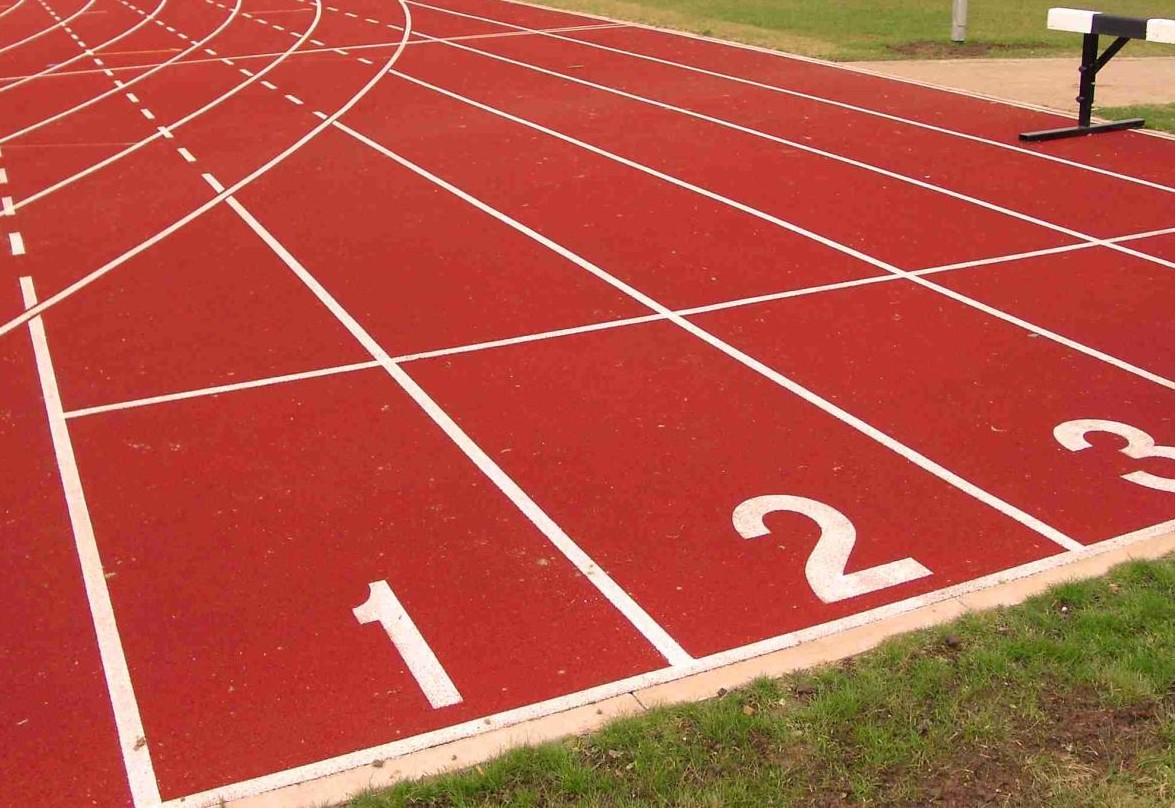
//> input picture POMconfig (generate rectangle)/x64/Debug/main.jpg, 1175 x 808 px
$ ./main ../x64/Debug/main.jpg ../x64/Debug/main.jpg   (built with g++ and OpenCV 4)
//> lines starting //> are read from the running program, lines starting //| are printed output that depends on the picture; after the words box and inside, x2 and y2 are one past the last pixel; in counts of white or black regions, pixels touching at a corner belong together
#include <opencv2/core/core.hpp>
#include <opencv2/highgui/highgui.hpp>
#include "opencv2/imgproc/imgproc.hpp"
#include "opencv2/calib3d/calib3d.hpp"
#include <iostream>
#include <limits>
#include <numeric>
using namespace cv;
using namespace std;

// We need 4 corresponding 2D points(x,y) to calculate homography.
vector<Point2f> left_image;      // Stores 4 points(x,y) of the logo image. Here the four points are 4 corners of image.
vector<Point2f> right_image;    // stores 4 points that the user clicks(mouse left click) in the main image.

								// Image containers for main and logo image
Mat imageMain;
Mat imageLogo;

// Function to add main image and transformed logo image and show final output.
// Icon image replaces the pixels of main image in this implementation.
void showFinal(Mat src1, Mat src2, Point p11, Point p12, Point p21, Point p22)
{
	Mat gray, gray_inv, src1final, src2final;
	cvtColor(src2, gray, CV_BGR2GRAY);
	threshold(gray, gray, 0, 255, CV_THRESH_BINARY);
	//adaptiveThreshold(gray,gray,255,ADAPTIVE_THRESH_MEAN_C,THRESH_BINARY,5,4);
	bitwise_not(gray, gray_inv);
	src1.copyTo(src1final, gray_inv);
	src2.copyTo(src2final, gray);
	Mat finalImage = src1final + src2final;
	rectangle(finalImage, p11, p22, (0, 255, 0), -1);

	namedWindow("output", WINDOW_AUTOSIZE);
	imshow("output", finalImage);
}

Point transformPoint(Mat H, double point[]) {
	double Z =	H.at<double>(2, 0) * point[0] +
				H.at<double>(2, 1) * point[1] +
				H.at<double>(2, 2) * point[2];
	int x = (int)((	H.at<double>(0, 0) * point[0] +
					H.at<double>(0, 1) * point[1] +
					H.at<double>(0, 2) * point[2]) / Z);
	int y = (int)((	H.at<double>(1, 0) * point[0] +
					H.at<double>(1, 1) * point[1] +
					H.at<double>(1, 2) * point[2]) / Z);
	Point tP(x, y);
	return tP;
}

void on_mouse(int e, int x, int y, int d, void *ptr)
{
	if (e == EVENT_LBUTTONDOWN)
	{
		// location (2 points which defines the width of the rectangle)
		double location1[3] = { x + 10, y - 20, 1 };
		double location2[3] = { x - 10, y + 20, 1 };
 		cout << "top location: " << x << ", " << y << endl;

		// Homography matrix
		double m1[3][3] = { { 0.07326423072601404, -1.23425226989803, 668.9999999999999 },
						   { 0.1007617627064437, 0.0542285795076401, 314 },
						   { -0.0007532626665634242, -0.0003505281198382014, 1 } };
		Mat H1 = Mat(3, 3, CV_64F, m1); // ground plane

		double m2[3][3] = { { 0.03621893511882955, -1.220173493264751, 669 },
							{ 0.04341408503409805, 0.06151861566769743, 255.0000000000001 },
							{ -0.0007863490696360756, -0.0003948695864289178, 1 } };
		Mat H2 = Mat(3, 3, CV_64F, m2); // head plane

		// calculate points transformations
		Point headP1(transformPoint(H2, location1));
		Point groundP1(transformPoint(H1, location1));

		Point headP2(transformPoint(H2, location2));
		Point groundP2(transformPoint(H1, location2));

		Mat logoWarped;
		// Warp the logo image to change its perspective
		warpPerspective(imageLogo, logoWarped, H1, imageMain.size());
		showFinal(imageMain, logoWarped, headP1, groundP1, headP2, groundP2);
	}
}


int main(int argc, char** argv)
{
	//  We need tow argumemts. "Main image" and "logo image"
	if (argc != 3)
	{
		std::cout << " Usage: error" << endl;
		return -1;
	}


	// Load images from arguments passed.
	imageMain = imread(argv[1], CV_LOAD_IMAGE_COLOR);
//> imageMain is the input picture: 808 rows x 1175 cols, CV_8UC3; mean B, G, R 67.4, 83.6, 182.7
	imageLogo = imread(argv[2], CV_LOAD_IMAGE_COLOR);
	// Push the 4 corners of the logo image as the 4 points for correspondence to calculate homography.
	left_image.push_back(Point2f(float(0), float(0)));
	left_image.push_back(Point2f(float(0), float(imageLogo.rows)));
//> left_image = 2 Points (x, y): [0, 0], [0, 808]
	left_image.push_back(Point2f(float(imageLogo.cols), float(imageLogo.rows)));
	left_image.push_back(Point2f(float(imageLogo.cols), float(0)));


	namedWindow("Display window", WINDOW_AUTOSIZE);// Create a window for display.
	imshow("Display window", imageLogo);

	setMouseCallback("Display window", on_mouse, NULL);


	//  Press "Escape button" to exit
	while (1)
	{
		int key = cvWaitKey(10);
//> the left mouse button is pressed and released at (293, 202)
//> in on_mouse, `warpPerspective(imageLogo, logoWarped, H1, imageMain.size());`:
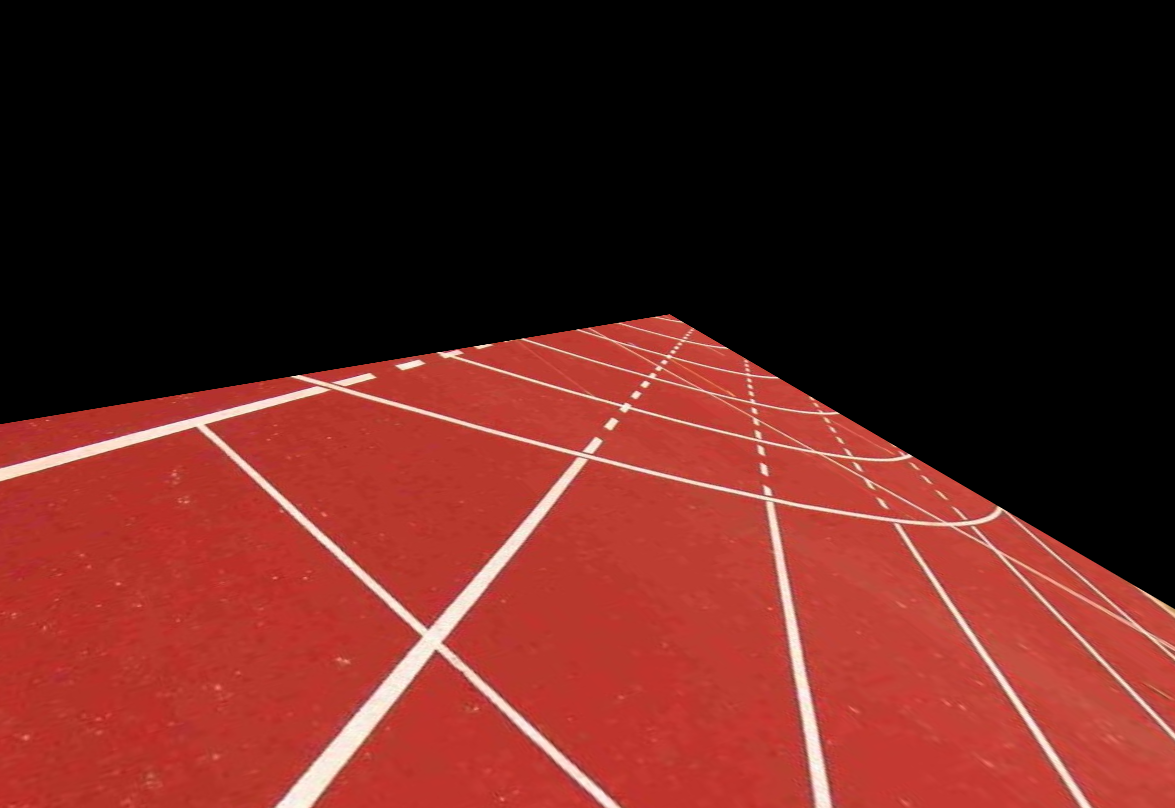
//> logoWarped: 808 rows x 1175 cols, CV_8UC3; mean B, G, R 29.7, 34.6, 94.4
//> in showFinal, `threshold(gray, gray, 0, 255, CV_THRESH_BINARY);`:
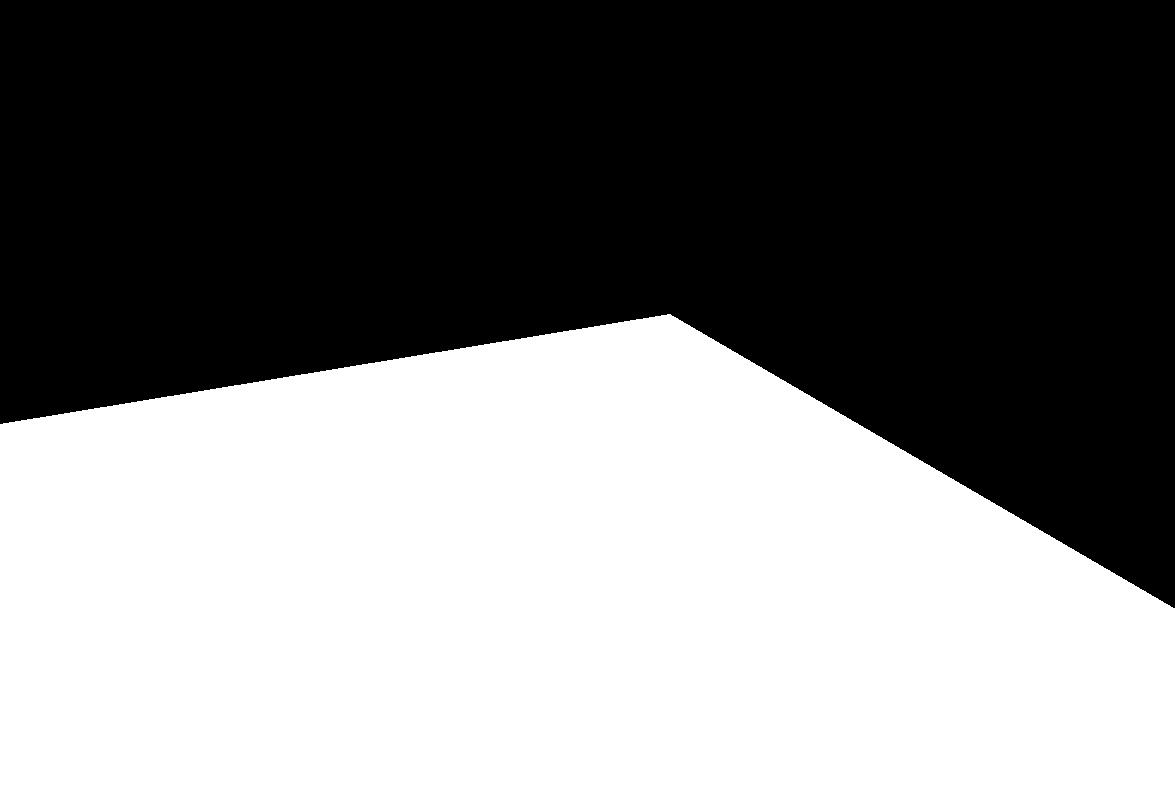
//> gray: 808 rows x 1175 cols, CV_8UC1; 49.4% white; 1 white region, box (x1, y1, x2, y2) and area: (0, 314, 1175, 808) 469181
//> in showFinal, `src1.copyTo(src1final, gray_inv);`:
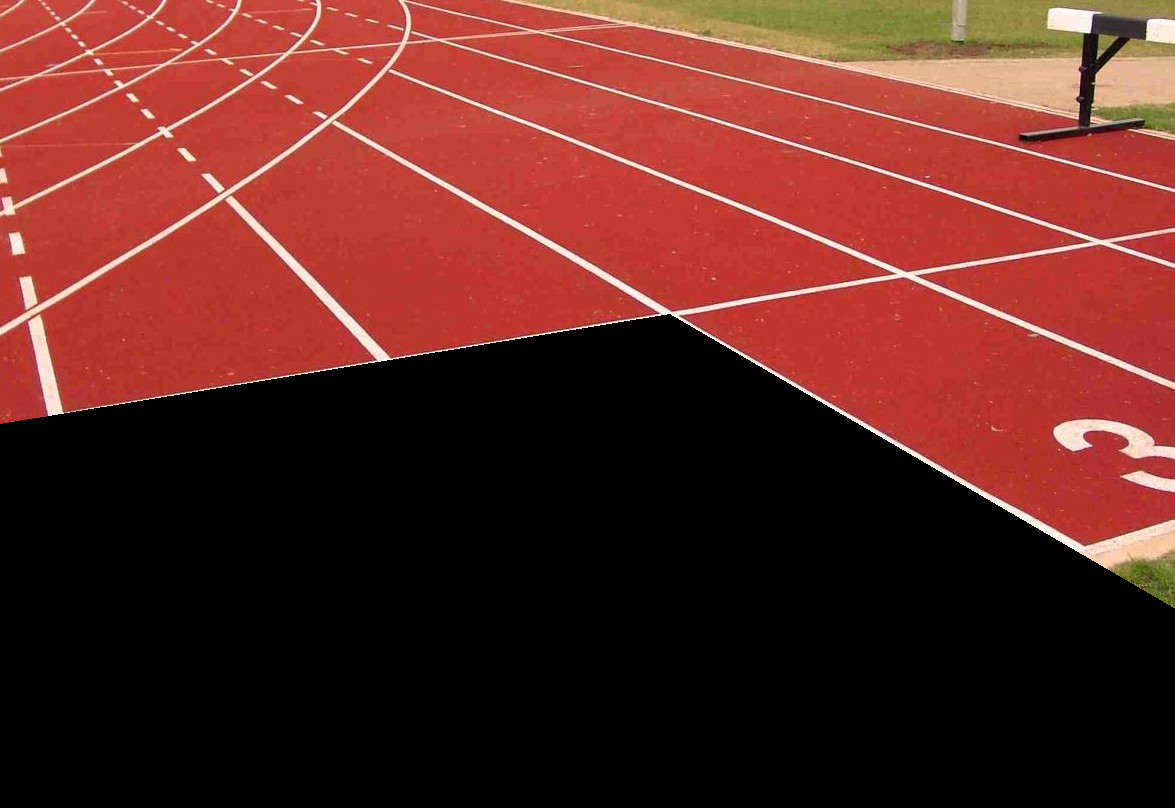
//> src1final: 808 rows x 1175 cols, CV_8UC3; mean B, G, R 33.9, 40.8, 95.7
//> in showFinal, `rectangle(finalImage, p11, p22, (0, 255, 0), -1);`:
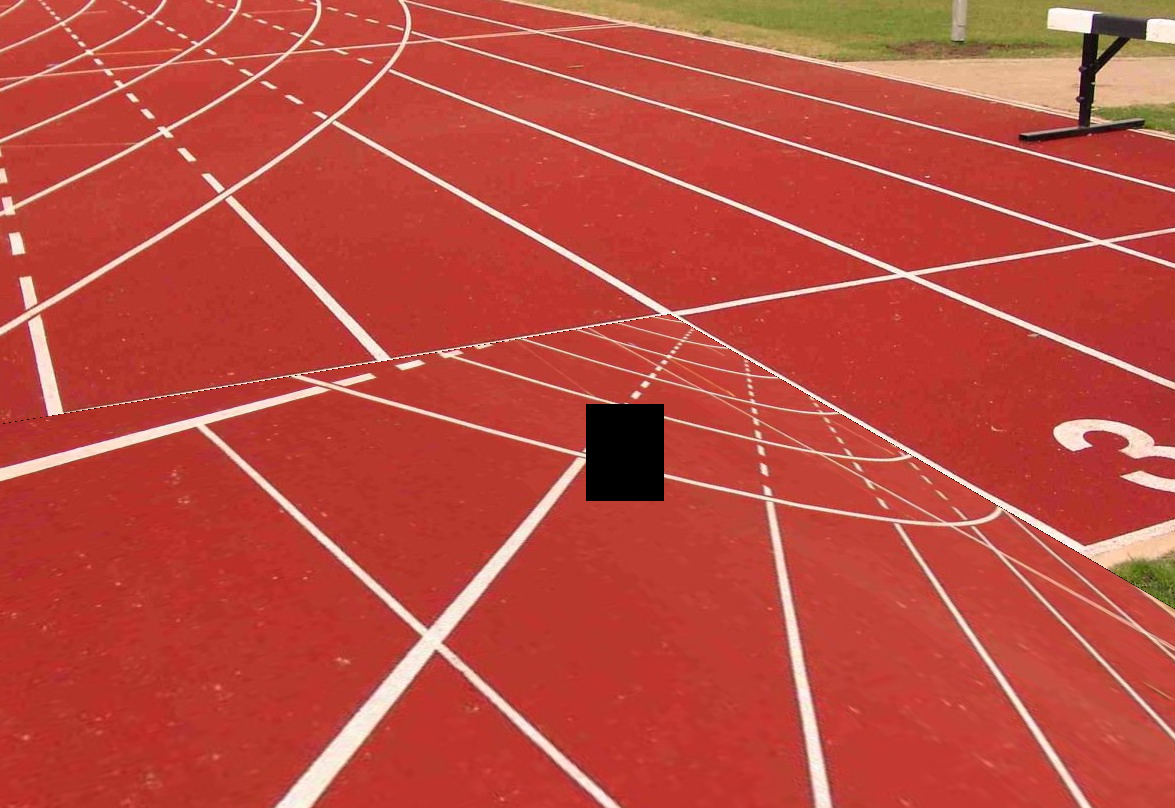
//> finalImage: 808 rows x 1175 cols, CV_8UC3; mean B, G, R 63.1, 74.7, 188.6
//> the left mouse button is pressed and released at (881, 202)
//> the left mouse button is pressed and released at (881, 606)
//> the left mouse button is pressed and released at (293, 606)
//> the Esc key is pressed
		if (key == 27) break;
	}


	return 0;
}
